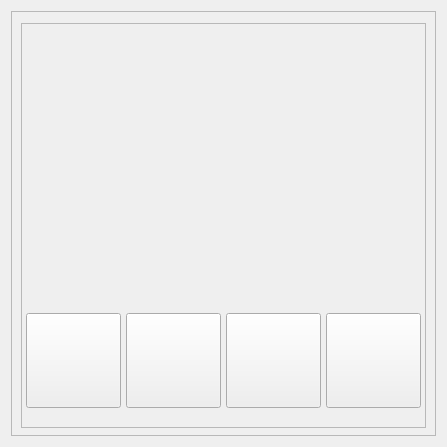
         <widget class="QWidget" name="tela_atividade_clique_na_letra">
          <layout class="QHBoxLayout" name="horizontalLayout_12">
           <item>
            <widget class="QFrame" name="organizador">
             <property name="styleSheet">
              <string notr="true"/>
             </property>
             <property name="frameShape">
              <enum>QFrame::StyledPanel</enum>
             </property>
             <property name="frameShadow">
              <enum>QFrame::Raised</enum>
             </property>
             <layout class="QHBoxLayout" name="horizontalLayout_11">
              <item>
               <widget class="QFrame" name="organizador_meio">
                <property name="sizePolicy">
                 <sizepolicy hsizetype="Preferred" vsizetype="Preferred">
                  <horstretch>40</horstretch>
                  <verstretch>40</verstretch>
                 </sizepolicy>
                </property>
                <property name="minimumSize">
                 <size>
                  <width>405</width>
                  <height>405</height>
                 </size>
                </property>
                <property name="maximumSize">
                 <size>
                  <width>400</width>
                  <height>400</height>
                 </size>
                </property>
                <property name="styleSheet">
                 <string notr="true"/>
                </property>
                <property name="frameShape">
                 <enum>QFrame::StyledPanel</enum>
                </property>
                <property name="frameShadow">
                 <enum>QFrame::Raised</enum>
                </property>
                <widget class="QLabel" name="l_palavra">
                 <property name="geometry">
                  <rect>
                   <x>0</x>
                   <y>90</y>
                   <width>405</width>
                   <height>100</height>
                  </rect>
                 </property>
                 <property name="font">
                  <font>
                   <pointsize>50</pointsize>
                  </font>
                 </property>
                 <property name="text">
                  <string/>
                 </property>
                 <property name="alignment">
                  <set>Qt::AlignCenter</set>
                 </property>
                </widget>
                <widget class="QPushButton" name="btn_letra_1">
                 <property name="geometry">
                  <rect>
                   <x>5</x>
                   <y>290</y>
                   <width>95</width>
                   <height>95</height>
                  </rect>
                 </property>
                 <property name="font">
                  <font>
                   <pointsize>40</pointsize>
                  </font>
                 </property>
                 <property name="text">
                  <string/>
                 </property>
                </widget>
                <widget class="QPushButton" name="btn_letra_4">
                 <property name="geometry">
                  <rect>
                   <x>305</x>
                   <y>290</y>
                   <width>95</width>
                   <height>95</height>
                  </rect>
                 </property>
                 <property name="font">
                  <font>
                   <pointsize>40</pointsize>
                  </font>
                 </property>
                 <property name="text">
                  <string/>
                 </property>
                </widget>
                <widget class="QPushButton" name="btn_letra_2">
                 <property name="geometry">
                  <rect>
                   <x>105</x>
                   <y>290</y>
                   <width>95</width>
                   <height>95</height>
                  </rect>
                 </property>
                 <property name="font">
                  <font>
                   <pointsize>40</pointsize>
                  </font>
                 </property>
                 <property name="text">
                  <string/>
                 </property>
                </widget>
                <widget class="QPushButton" name="btn_letra_3">
                 <property name="geometry">
                  <rect>
                   <x>205</x>
                   <y>290</y>
                   <width>95</width>
                   <height>95</height>
                  </rect>
                 </property>
                 <property name="font">
                  <font>
                   <pointsize>40</pointsize>
                  </font>
                 </property>
                 <property name="text">
                  <string/>
                 </property>
                </widget>
               </widget>
              </item>
             </layout>
            </widget>
           </item>
          </layout>
         </widget>
